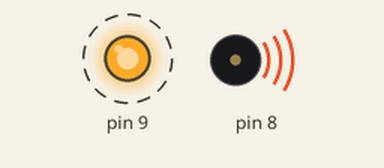
This sketch was run on a simulated Arduino Uno, built with avr-gcc and run on an emulated ATmega328P. On the bench: output pins drawn as LEDs (lit = HIGH), buzzer (waves = sounding). Dashed ring = blinking.

Above: at 0.05 s.
Timing chart, 0 to 3.0 s (numbered marks = the images above):
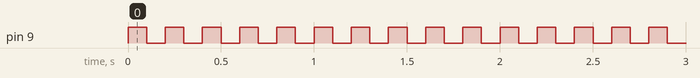

Measured:
- by itself, pin 9: alternates HIGH for 0.10 s and LOW for 0.10 s

The sketch:

tone_for_wave_detection.ino
```cpp
void setup() {
  tone(8, 400);
  pinMode(9, OUTPUT);
  //analogWrite(9, 100);
}

void loop() {
  int d = 100;
  digitalWrite(9, HIGH);
  delay(d);
  digitalWrite(9, LOW);
  delay(d);
}
```
